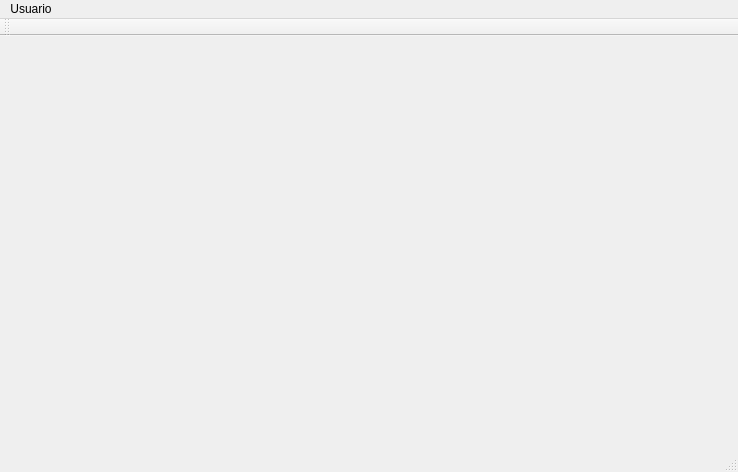
<?xml version="1.0" encoding="UTF-8"?>
<ui version="4.0">
 <class>prestame_SAS</class>
 <widget class="QMainWindow" name="prestame_SAS">
  <property name="geometry">
   <rect>
    <x>0</x>
    <y>0</y>
    <width>738</width>
    <height>472</height>
   </rect>
  </property>
  <property name="windowTitle">
   <string>Prestame S.A.S</string>
  </property>
  <property name="windowIcon">
   <iconset>
    <normaloff>../Iconos/Diamante Simbolo Prestame SAS.png</normaloff>../Iconos/Diamante Simbolo Prestame SAS.png</iconset>
  </property>
  <widget class="QWidget" name="centralWidget"/>
  <widget class="QMenuBar" name="menuBar">
   <property name="geometry">
    <rect>
     <x>0</x>
     <y>0</y>
     <width>738</width>
     <height>21</height>
    </rect>
   </property>
   <widget class="QMenu" name="menuUsuario">
    <property name="title">
     <string>Usuario</string>
    </property>
    <addaction name="actionIniniciarSesion"/>
    <addaction name="actionRegistrarse"/>
   </widget>
   <addaction name="menuUsuario"/>
  </widget>
  <widget class="QToolBar" name="mainToolBar">
   <attribute name="toolBarArea">
    <enum>TopToolBarArea</enum>
   </attribute>
   <attribute name="toolBarBreak">
    <bool>false</bool>
   </attribute>
  </widget>
  <widget class="QStatusBar" name="statusBar"/>
  <action name="actionIniniciarSesion">
   <property name="text">
    <string>Iniciar Sesion</string>
   </property>
  </action>
  <action name="actionRegistrarse">
   <property name="text">
    <string>Registrarse</string>
   </property>
  </action>
 </widget>
 <layoutdefault spacing="6" margin="11"/>
 <resources/>
 <connections/>
</ui>
